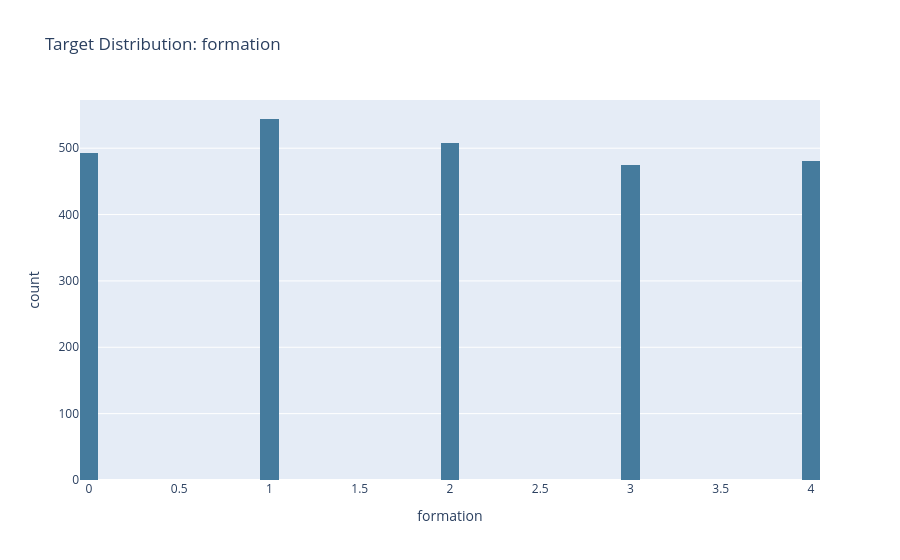

Source (notebook cell):
### Markdown cell above
## 5. Target Distribution

### Code cell
if TARGET in train.columns:
    fig = px.histogram(
        train, x=TARGET,
        nbins=50,
        title=f'Target Distribution: {TARGET}',
        color_discrete_sequence=['#457B9D'],
    )
    fig.show()
    print(train[TARGET].describe())

### Figure 1 — Plotly figure (JSON) as saved in the notebook; plotly's stock layout.template omitted (floating-point values rounded to 4 significant figures; data arrays with more than 128 entries replaced by an {"elided": "..."} marker saying what was removed)
{"data": [{"bingroup": "x", "hovertemplate": "formation=%{x}<br>count=%{y}<extra></extra>", "legendgroup": "", "marker": {"color": "#457B9D", "pattern": {"shape": ""}}, "name": "", "nbinsx": 50, "orientation": "v", "showlegend": false, "type": "histogram", "x": {"elided": "2500 int values"}, "xaxis": "x", "yaxis": "y"}], "layout": {"barmode": "relative", "legend": {"tracegroupgap": 0}, "title": {"text": "Target Distribution: formation"}, "xaxis": {"anchor": "y", "domain": [0, 1], "title": {"text": "formation"}}, "yaxis": {"anchor": "x", "domain": [0, 1], "title": {"text": "count"}}}}
